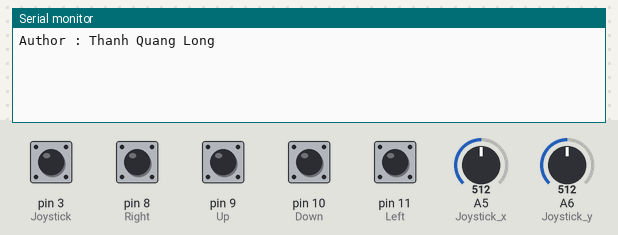
Bench run of a sketch on a simulated Arduino Mega 2560, built with avr-gcc and run on an emulated ATmega2560. Parts: the last lines printed to the serial monitor. Inputs (shaded band) come from the test bench; at power-on: pin 3 (Joystick), pin 8 (Right), pin 9 (Up), pin 10 (Down), pin 11 (Left) HIGH, A5 (Joystick_x) = 512, A6 (Joystick_y) = 512.

Above: at 1.2 s.
1.3 s: pin 3 (Joystick) pulled LOW for 0.15 s
At 2.3 s:
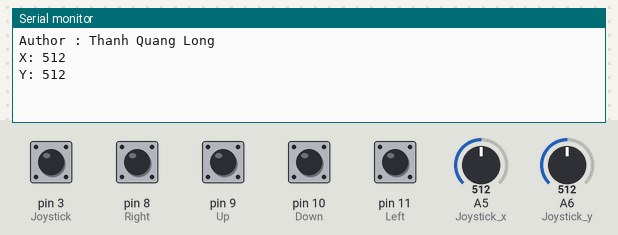
2.9 s: pin 8 (Right) pulled LOW for 0.15 s
At 3.5 s:
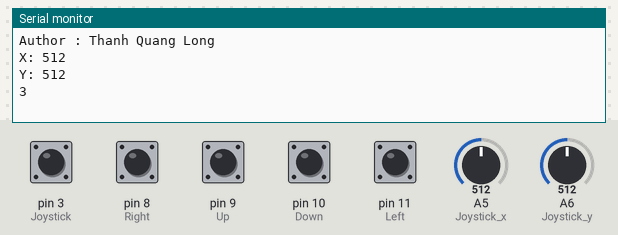
4.5 s: pin 9 (Up) pulled LOW for 0.15 s
At 5.7 s:
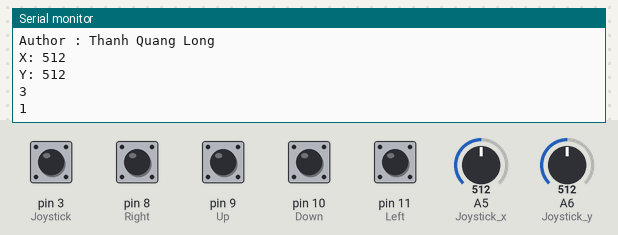
6.1 s: pin 10 (Down) pulled LOW for 0.15 s
At 7.1 s:
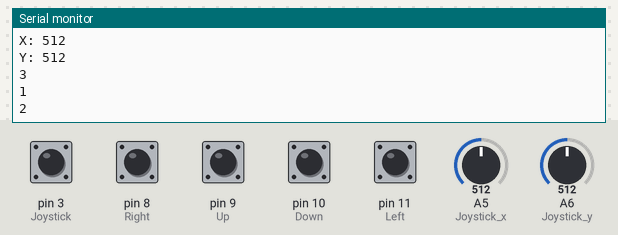
7.7 s: pin 11 (Left) pulled LOW for 0.15 s
At 8.3 s:
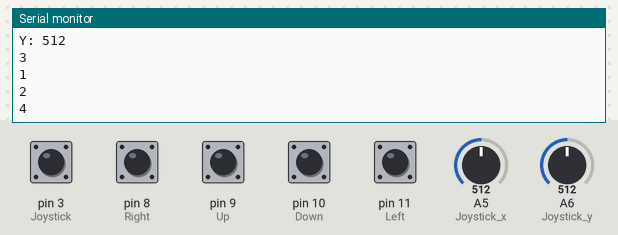
Timing chart, 0 to 10.3 s (numbered marks = the images above; inputs shaded):
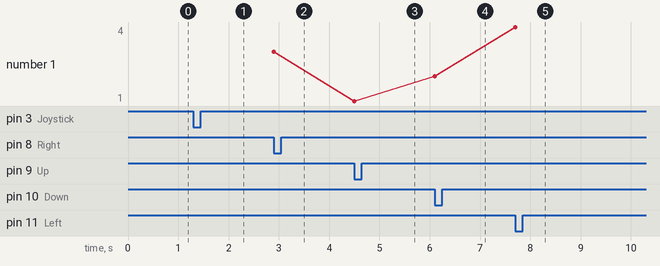

Measured:
- after the input at 1.3 s, the serial monitor: prints a new line at once (image 1)
- after the input at 2.9 s, the serial monitor: prints a new line at once (image 2)
- after the input at 4.5 s, the serial monitor: prints a new line at once (image 3)
- after the input at 6.1 s, the serial monitor: prints a new line at once (image 4)
- after the input at 7.7 s, the serial monitor: prints a new line at once (image 5)
- plotted number 1: 3 → 1 after the input at 4.5 s, 1 → 2 after the input at 6.1 s, 2 → 4 after the input at 7.7 s

The sketch:

Motion.ino
```cpp
#include<SoftwareSerial.h>
SoftwareSerial Serial1 (1, 0); //Rx=2 Tx=3
#define Up 9
#define Right 8
#define Left 11
#define Down 10
#define Joystick 3
#define Joystick_x A5
#define Joystick_y A6
int Motion_camera = 1;
void setup()
{
  Serial.begin(115200);
  Serial1.begin(115200);
  Serial.println("Author : Thanh Quang Long");
  pinMode(Up, INPUT);
  pinMode(Down, INPUT);
  pinMode(Right, INPUT);
  pinMode(Left, INPUT);
  pinMode(Joystick, INPUT);
  digitalWrite(Up, HIGH);
  digitalWrite(Down, HIGH);
  digitalWrite(Right, HIGH);
  digitalWrite(Left, HIGH);
  digitalWrite(Joystick, HIGH);


}
void loop()
{
  if (digitalRead(Up) == LOW)
  {
   // Serial1.println("1");
    Serial.println(1);
    delay(500);
  }
  else if (digitalRead(Down) == LOW)
  {
    //Serial1.println("2");
    Serial.println(2);
    delay(500);
  }
  else if (digitalRead(Right) == LOW)
  {
    //Serial1.println("3");
    Serial.println(3);
    delay(500);
  }
  else if (digitalRead(Left) == LOW)
  {
   // Serial1.println("4");
    Serial.println(4);
    delay(500);
  }
  else if (digitalRead(Joystick) == LOW)
  {
    Camera();
    delay(500);

  }

}
void Camera()
{ Serial.print("X: ");
  Serial1.println(analogRead(Joystick_x));
  Serial.println(analogRead(Joystick_x));
  Serial.print("Y: ");
  Serial1.println(analogRead(Joystick_y));
  Serial.println(analogRead(Joystick_y));
//  Serial.println(Motion_camera);
  Serial1.println("Camera");

}
```
